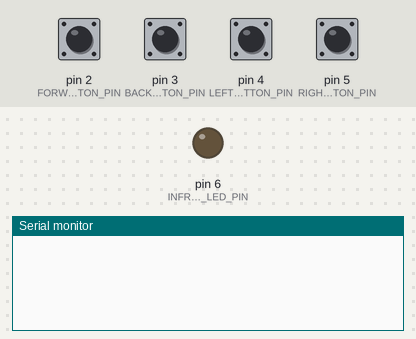
Bench run of a sketch on a simulated Arduino Uno, built with avr-gcc and run on an emulated ATmega328P. Parts: output pins drawn as LEDs (lit = HIGH), the last lines printed to the serial monitor. The inputs (shaded band) are chosen by the test bench; at power-on: pin 2 (FORWARD_BUTTON_PIN), pin 3 (BACKWARD_BUTTON_PIN), pin 4 (LEFT_BUTTON_PIN), pin 5 (RIGHT_BUTTON_PIN) LOW.

Above: at 1.2 s.
1.3 s: pin 2 (FORWARD_BUTTON_PIN) pulled HIGH for 0.15 s
At 2.6 s:
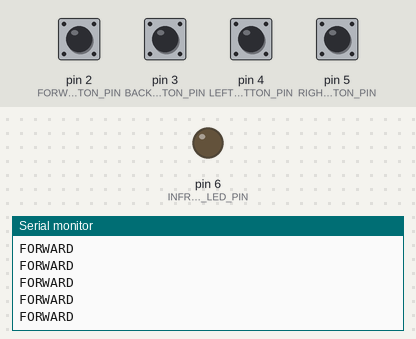
2.9 s: pin 3 (BACKWARD_BUTTON_PIN) pulled HIGH for 0.15 s
At 3.9 s:
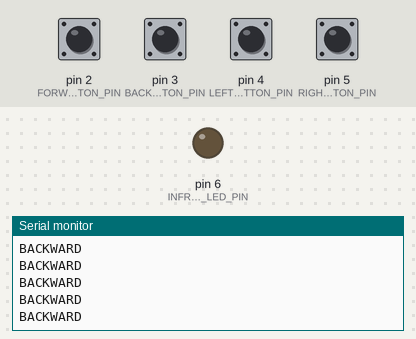
4.5 s: pin 4 (LEFT_BUTTON_PIN) pulled HIGH for 0.15 s
At 5.1 s:
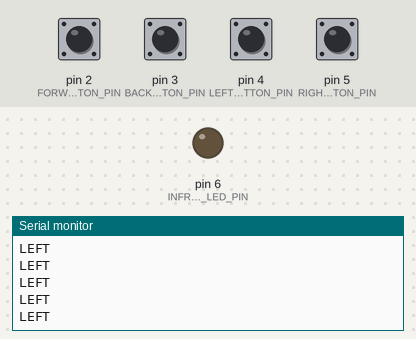
6.1 s: pin 5 (RIGHT_BUTTON_PIN) pulled HIGH for 0.15 s
At 7.4 s:
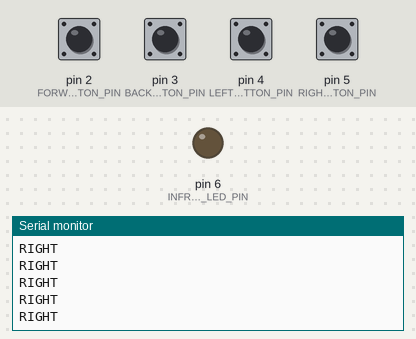
7.7 s: pin 2 (FORWARD_BUTTON_PIN) driven HIGH and pin 4 (LEFT_BUTTON_PIN) driven HIGH
At 8.4 s:
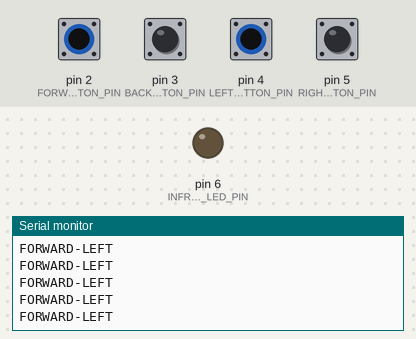
9.6 s: pin 3 (BACKWARD_BUTTON_PIN) driven HIGH and pin 4 (LEFT_BUTTON_PIN) driven LOW
At 10.7 s:
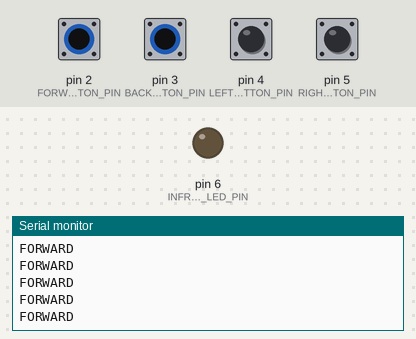

The sketch:

RemoteController.ino
```cpp
#include <IRremote.hpp>

const int FORWARD_BUTTON_PIN = 2;
const int BACKWARD_BUTTON_PIN = 3;
const int LEFT_BUTTON_PIN = 4;
const int RIGHT_BUTTON_PIN = 5;

const int INFRARED_LED_PIN = 6;

const int NUMBER_OF_REPEATS = 0;

const long SIGNAL_DELAY = 25;


void setup() {
  Serial.begin(9600);

  pinMode(FORWARD_BUTTON_PIN, INPUT);
  pinMode(BACKWARD_BUTTON_PIN, INPUT);
  pinMode(LEFT_BUTTON_PIN, INPUT);
  pinMode(RIGHT_BUTTON_PIN, INPUT);

  pinMode(INFRARED_LED_PIN, OUTPUT);
  IrSender.begin(INFRARED_LED_PIN);
}

void loop() {


  if (
    digitalRead(FORWARD_BUTTON_PIN) == HIGH
    && digitalRead(LEFT_BUTTON_PIN) == HIGH
    ) {

    Serial.println("FORWARD-LEFT");
    IrSender.sendFAST(0x01, NUMBER_OF_REPEATS);
    delay(SIGNAL_DELAY);

  } else if (
    digitalRead(FORWARD_BUTTON_PIN) == HIGH
    && digitalRead(RIGHT_BUTTON_PIN) == HIGH
    ) {

    Serial.println("FORWARD-RIGHT");
    IrSender.sendFAST(0x03, NUMBER_OF_REPEATS);
    delay(SIGNAL_DELAY);

  } else if (
    digitalRead(BACKWARD_BUTTON_PIN) == HIGH
    && digitalRead(LEFT_BUTTON_PIN) == HIGH
    ) {

    Serial.println("BACKWARD-LEFT");
    IrSender.sendFAST(0x07, NUMBER_OF_REPEATS);
    delay(SIGNAL_DELAY);

  } else if (
    digitalRead(BACKWARD_BUTTON_PIN) == HIGH
    && digitalRead(RIGHT_BUTTON_PIN) == HIGH
    ) {

    Serial.println("BACKWARD-RIGHT");
    IrSender.sendFAST(0x09, NUMBER_OF_REPEATS);
    delay(SIGNAL_DELAY);

  } else if (digitalRead(FORWARD_BUTTON_PIN) == HIGH) {

    Serial.println("FORWARD");
    IrSender.sendFAST(0x02, NUMBER_OF_REPEATS);
    delay(SIGNAL_DELAY);

  } else if (digitalRead(BACKWARD_BUTTON_PIN) == HIGH) {

    Serial.println("BACKWARD");
    IrSender.sendFAST(0x08, NUMBER_OF_REPEATS);
    delay(SIGNAL_DELAY);

  } else if (digitalRead(LEFT_BUTTON_PIN) == HIGH) {

    Serial.println("LEFT");
    IrSender.sendFAST(0x04, NUMBER_OF_REPEATS);
    delay(SIGNAL_DELAY);

  } else if (digitalRead(RIGHT_BUTTON_PIN) == HIGH) {

    Serial.println("RIGHT");
    IrSender.sendFAST(0x06, NUMBER_OF_REPEATS);
    delay(SIGNAL_DELAY);

  }
}
```

Measured:
- after the input at 1.3 s, the serial monitor: prints a new line at once (image 1)
- after the input at 2.9 s, the serial monitor: prints a new line at once (image 2)
- after the input at 4.5 s, the serial monitor: prints a new line at once (image 3)
- after the input at 6.1 s, the serial monitor: prints a new line at once (image 4)
- after the input at 7.7 s, the serial monitor: prints a new line at once (image 5)
- after the input at 9.6 s, the serial monitor: prints a new line at once (image 6)
